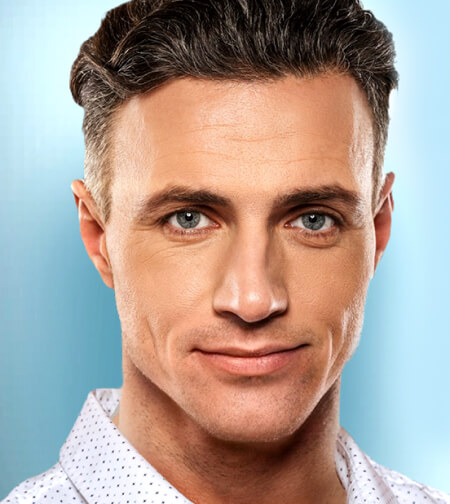
#> input picture Model/notebook/sample_image.jpg, 450 x 504 px, found by its file name
$ jupyter execute --allow-errors detecting_faces.ipynb   (shell and % lines are left out)
#> lines starting #> are read from the running program, lines starting #| are printed output that depends on the picture
[cell 1]
import numpy as np
import cv2
import matplotlib
import matplotlib.pyplot as plt

[cell 2]
image = cv2.imread('Sample_image.jpg')
#> image is the input picture: shape (504, 450, 3); mean B, G, R 151.9, 160, 174.1
plt.imshow(image)

[cell 3]
def cropping_image(image_path):
#> called with image_path = 'Sample_image.jpg'
    face_cascade=cv2.CascadeClassifier('../opencv/haarcascades/haarcascade_frontalface_default.xml')
    eye_cascade=cv2.CascadeClassifier('../opencv/haarcascades/haarcascade_eye.xml')
    lst=[]
    img = cv2.imread(image_path)

    if img is None:
        return ('no image found')
    if img is not None:
        gray = cv2.cvtColor(img, cv2.COLOR_BGR2GRAY)
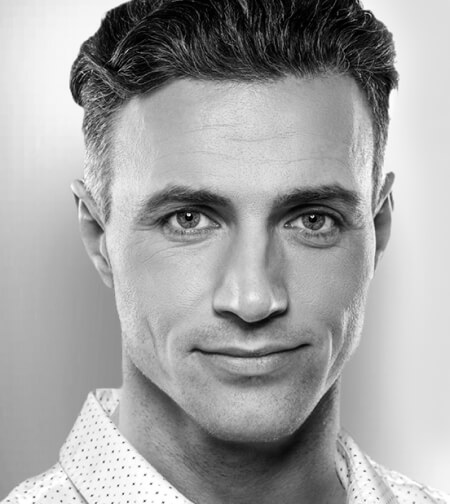
#> gray: shape (504, 450); min 0, max 255, mean 163.3
        faces = face_cascade.detectMultiScale(gray)
#> faces = [[89, 98, 324, 324]]
        print(len(faces),'Face Detected')
#| 1 Face Detected

        for (x,y,w,h) in faces:
            image_gray = gray[y:y+h, x:x+w]
            image_color = img[y:y+h, x:x+w]
            eyes = eye_cascade.detectMultiScale(image_gray)
            if len(eyes) >= 2:
                lst.append(image_color)
#> this loop made 1 pass
#> (x, y, w, h, eyes) on pass 1: (89, 98, 324, 324, [[57, 81, 79, 79], [183, 83, 81, 81]])
#> pass 1, in cropping_image, `image_gray = gray[y:y+h, x:x+w]`:
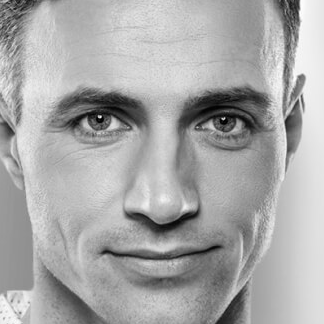
#> image_gray: shape (324, 324); min 0, max 253, mean 168.4
#> pass 1, in cropping_image, `image_color = img[y:y+h, x:x+w]`:
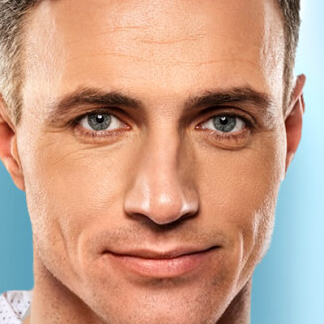
#> image_color: shape (324, 324, 3); mean B, G, R 137.3, 158.6, 199.4
#> after the loop, lst = 1 item
    return lst

[cell 4]
cropped_image = cropping_image('Sample_image.jpg')
#> cropped_image = 1 item

for image in cropped_image:

    plt.figure()
    plt.imshow(image, cmap='gray')
    plt.show()
#> this loop made 1 pass

[cell 5]
import os
path_to_data = "../../Data_collection/"
path_to_cr_data = "../Dataset/cropped/"
img_dirs = []
for entry in os.scandir(path_to_data):
    if entry.is_dir():
        img_dirs.append(entry.path)

[cell 6]
for entry in img_dirs[1:]:

    print(entry.split('/')[-1],len(os.listdir(entry)))

All Players Folders have more than 440+ pictures (fetch from instagram) except kane_williomsons. So more pictures were collected from the google search using chrome extension.

[cell 7]
for entry in img_dirs[1:]:

    print(entry.split('/')[-1],len(os.listdir(entry)))

Kane williamson now have two folder, One include pictures from instagram and one include pictures from google. So, have to merge those folders.

#> (a cell that did not finish here is left out)

[cell 9]
img_dirs = []
for entry in os.scandir(path_to_data):
    if entry.is_dir():
        img_dirs.append(entry.path)
for entry in img_dirs[1:]:

    print(entry.split('/')[-1],len(os.listdir(entry)))

Now, every folder have more than 440 pictures.

[cell 10]
import shutil
if os.path.exists(path_to_cr_data):
     shutil.rmtree(path_to_cr_data)
os.mkdir(path_to_cr_data)

[cell 11]
cropped_image_dirs = []
celebrity_file_names_dict = {}

count = 1
for img_dir in img_dirs:
    celebrity_name = img_dir.split('/')[-1]
    celebrity_name=''.join(e for e in celebrity_name if e.isalnum())
    celebrity_file_names_dict[celebrity_name] = []
    for entry in os.scandir(img_dir):
        roi_colors = cropping_image(entry.path)
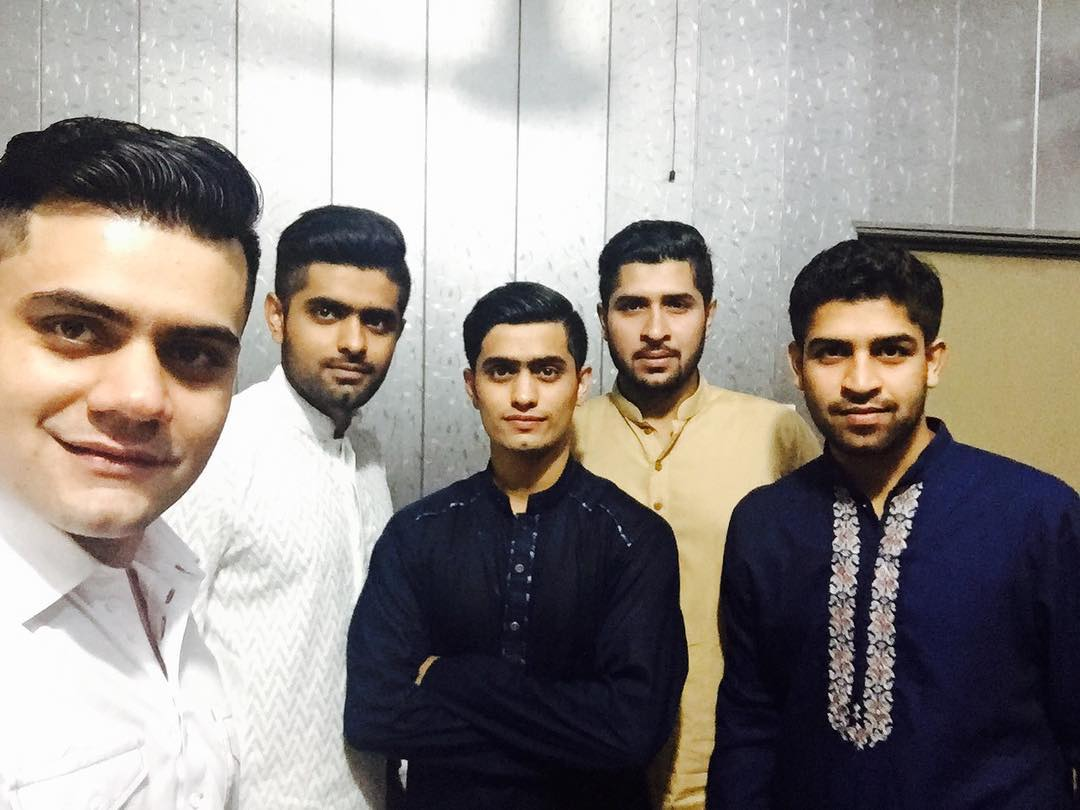
#> input picture Data_collection/babarazam/2017-09-02_03-16-46_UTC.jpg, 1080 x 810 px
#> in cropping_image, img is the input picture: shape (810, 1080, 3); mean B, G, R 136.1, 140.5, 147.4
#> in cropping_image (call 2), `gray = cv2.cvtColor(img, cv2.COLOR_BGR2GRAY)`:
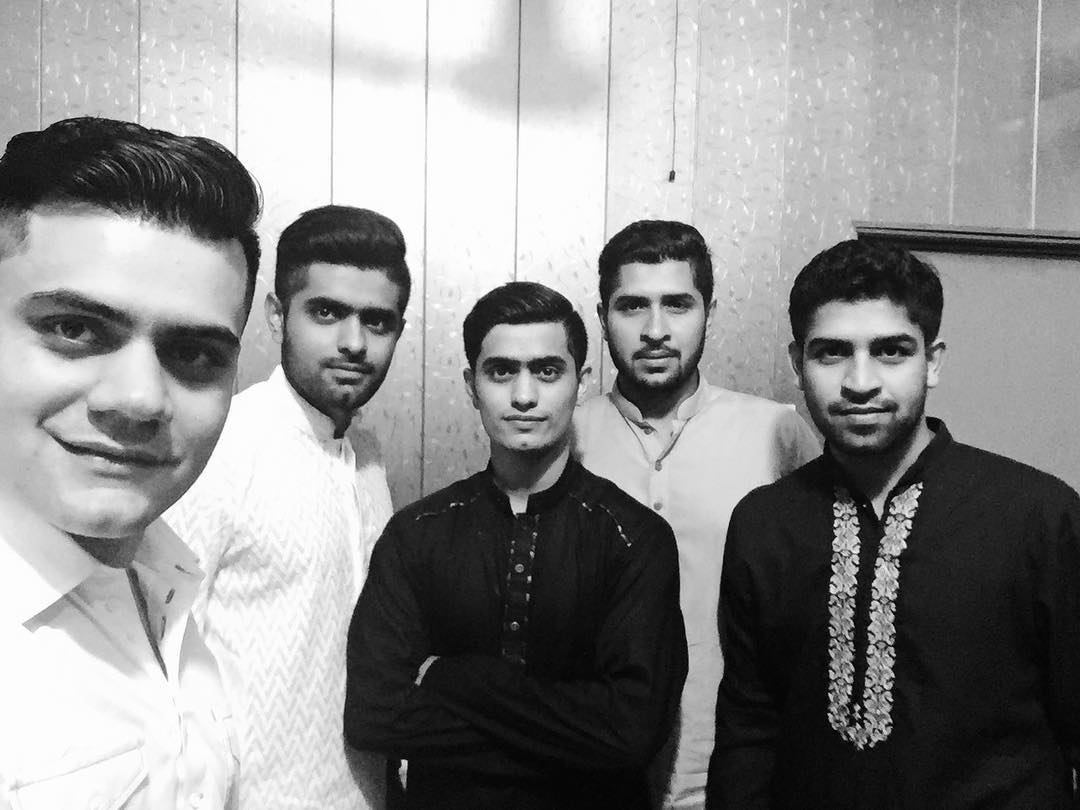
#> gray: shape (810, 1080); min 0, max 255, mean 142.1
#> in cropping_image (call 2), `faces = face_cascade.detectMultiScale(gray)`: faces = [[870, 536, 62, 62], [849, 461, 79, 79], [594, 258, 125, 125], [456, 318, 138, 138], [782, 288, 164, 164], [271, 255, 158, 158], [4, 237, 282, 282]]
#| 7 Face Detected
#> the loop in cropping_image (call 2), `for (x,y,w,h) in faces:` made 7 passes
#> (x, y, w, h, eyes) on passes 3 to 7: (594, 258, 125, 125, [[19, 27, 42, 42]]), (456, 318, 138, 138, [[27, 36, 35, 35], [71, 33, 39, 39], [47, 30, 44, 44]]), (782, 288, 164, 164, [[79, 37, 49, 49], [24, 34, 53, 53]]), (271, 255, 158, 158, [[32, 36, 41, 41]]), (4, 237, 282, 282, [[27, 51, 82, 82]])
#> pass 1, in cropping_image (call 2), `image_color = img[y:y+h, x:x+w]`:
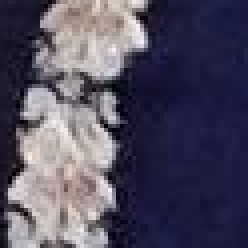
#> image_color: shape (62, 62, 3) (shown 4 times larger); mean B, G, R 96.6, 77.6, 81.7
#> pass 2, in cropping_image (call 2), `image_color = img[y:y+h, x:x+w]`:
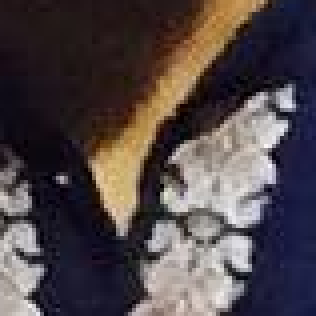
#> image_color: shape (79, 79, 3) (shown 4 times larger); mean B, G, R 71.9, 69.9, 79.6
#> after the loop in cropping_image (call 2), `for (x,y,w,h) in faces:`:
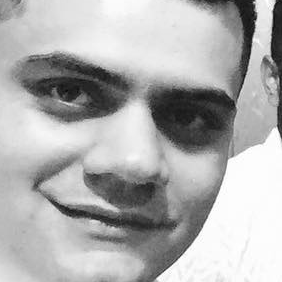
#> image_gray: shape (282, 282); min 8, max 255, mean 175.3
#> after the loop in cropping_image (call 2), `for (x,y,w,h) in faces:`: lst = 2 items
#> roi_colors = 2 items
        if roi_colors is not None:
            for roi_color in roi_colors:
                cropped_folder = path_to_cr_data + celebrity_name
                if not os.path.exists(cropped_folder):
                    os.makedirs(cropped_folder)
                    cropped_image_dirs.append(cropped_folder)
                    print("Generating cropped images in folder: ",cropped_folder)
                cropped_file_name = celebrity_name + str(count) + ".jpg"
                cropped_file_path = cropped_folder + "/" + cropped_file_name
                try:
                    cv2.imwrite(cropped_file_path, roi_color)
                except:
                    pass
                celebrity_file_names_dict[celebrity_name].append(cropped_file_path)
                count += 1
#> this loop made 2 passes
#> (cropped_folder, cropped_file_name, count) on passes 1 to 2: ('../Dataset/cropped/babarazam', 'babarazam1.jpg', 2), ('../Dataset/cropped/babarazam', 'babarazam2.jpg', 3)
#> pass 1, `cv2.imwrite(cropped_file_path, roi_color)`:
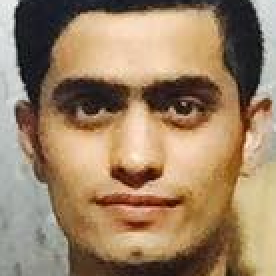
#> saved as babarazam1.jpg: shape (138, 138, 3) (shown 2 times larger); mean B, G, R 102.2, 130.4, 156.5
#> pass 2, `cv2.imwrite(cropped_file_path, roi_color)`:
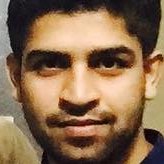
#> saved as babarazam2.jpg: shape (164, 164, 3); mean B, G, R 79.1, 107.4, 136.5
#> after the loop, count = 3; cropped_image_dirs = []

All the faces are detected but all images are collected from social media and internet. So there will be some unwanted faces and those faces have to be deleted manually.
After maually deleting unwanted faces, directory look like

"Fab five\Model\Dataset\data_after_manual_selection"

[cell 12]
# https://stackoverflow.com/questions/24536552/how-to-combine-pywavelet-and-opencv-for-image-processing

import numpy as np
import pywt
import cv2

def w2d(img, mode='haar', level=1):
    imArray = img
    #Datatype conversions
    #convert to grayscale
    imArray = cv2.cvtColor( imArray,cv2.COLOR_RGB2GRAY )
    #convert to float
    imArray =  np.float32(imArray)
    imArray /= 255;
    # compute coefficients
    coeffs=pywt.wavedec2(imArray, mode, level=level)

    #Process Coefficients
    coeffs_H=list(coeffs)
    coeffs_H[0] *= 0;

    # reconstruction
    imArray_H=pywt.waverec2(coeffs_H, mode);
    imArray_H *= 255;
    imArray_H =  np.uint8(imArray_H)

    return imArray_H

[cell 13]
import os
path_to_data = "../Dataset/data_after_manual_selection/"
#> path_to_data = '../Dataset/data_after_manual_selection/'
img_dirs = []
class_dict={}
#> (the rest of this cell did not finish here and is left out)
